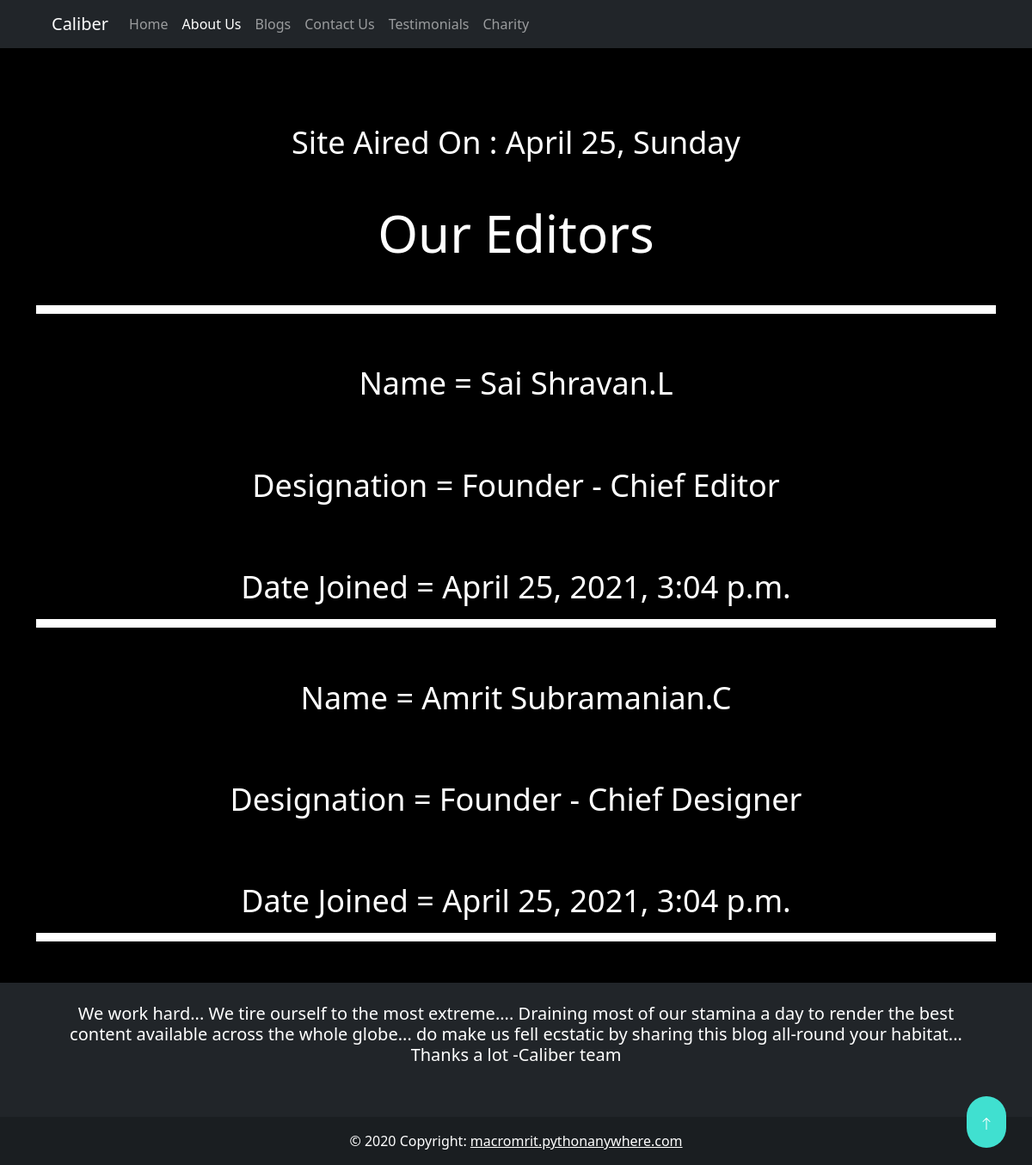
The page /about/ on the database its author committed.
### main/models.py (models this page shows, shortened)
class AboutUs(models.Model):
    editor = models.CharField(max_length=200)
    posting = models.CharField(max_length=150)
    date_joined = models.DateTimeField(auto_now_add=True)

### main/views.py (the view)
# urls.py: path('about/', views.about, name="about"),
def about(request):
    about = AboutUs.objects.all()
    context = {"about": about}
    return render(request, 'main/about.html', context)

### templates/main/about.html (shortened to what this page needs)
{% extends 'main/base.html' %}
{% block about %}active{% endblock %}
{% block content %}
<div class="container mt-5 mb-0 py-5">
<h1 style="color: white;font-size:3vw;" class="my-5 text-center">Site Aired On :  April 25, Sunday</h1>
<h1 style="color: white;font-size:5vw;" class="my-5 text-center">Our Editors</h1>
<div style="background-color:white; height:10px;"></div>
{% for editors in about %}
<div class="text-center">
<h1 class="pt-3 mb-3" style="color: white;font-size:3vw;"><br>Name        = {{ editors.editor }}</b></h1>
<h1 class="pt-3 mb-3" style="color: white;font-size:3vw;"><br>Designation = {{ editors.posting }}</b></h1>
<h1 class="pt-3 mb-3" style="color: white;font-size:3vw;"><br>Date Joined = {{ editors.date_joined }}</b></h1>
<div style="background-color:white; height:10px;"></div>
</div>
{% endfor %}
</div>
{% endblock %}

### rows shown on the page
AboutUs: editor "Sai Shravan.L", posting "Founder - Chief Editor", date_joined "April 25, 2021, 3:04 p.m."
AboutUs: editor "Amrit Subramanian.C", posting "Founder - Chief Designer", date_joined "April 25, 2021, 3:04 p.m."
